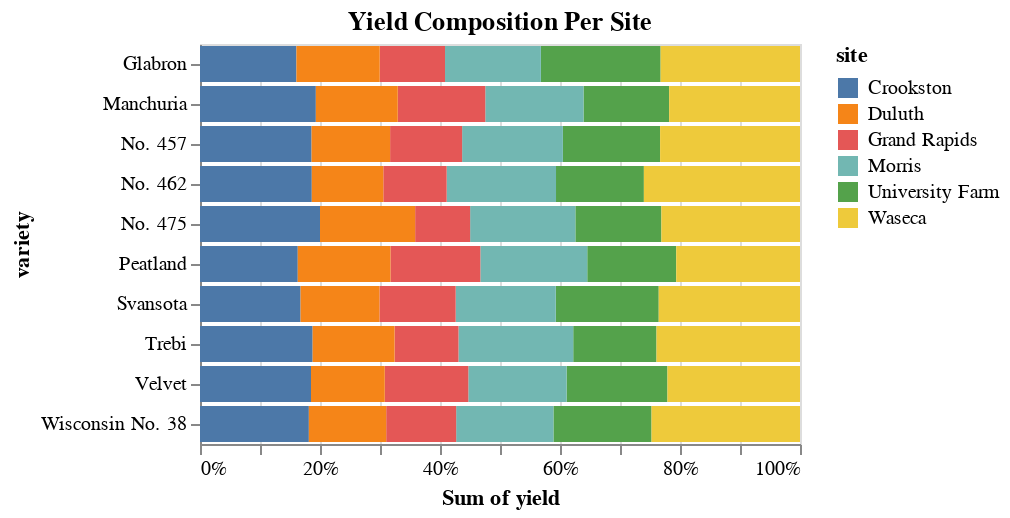

Write notebook code for a chart like this one.
### Code cell
title = alt.TitleParams('Yield Composition Per Site', anchor='middle')
alt.Chart(source, title=title).mark_bar().encode(
    x=alt.X('sum(yield)').stack("normalize"),
    y='variety',
    color='site'
)

### Figure 1 — Vega-Lite specification as saved in the notebook (floating-point values rounded to 4 significant figures)
{"config": {"view": {"continuousWidth": 300, "continuousHeight": 300}}, "data": {"name": "data-9cc0564cb5591205eeeca8d2429dd11b"}, "mark": {"type": "bar"}, "encoding": {"color": {"field": "site", "type": "nominal"}, "x": {"aggregate": "sum", "field": "yield", "stack": "normalize", "type": "quantitative"}, "y": {"field": "variety", "type": "nominal"}}, "title": {"text": "Yield Composition Per Site", "anchor": "middle"}, "$schema": "https://vega.github.io/schema/vega-lite/v5.20.1.json", "datasets": {"data-9cc0564cb5591205eeeca8d2429dd11b": [{"yield": 27.0, "variety": "Manchuria", "year": 1931, "site": "University Farm"}, {"yield": 48.87, "variety": "Manchuria", "year": 1931, "site": "Waseca"}, {"yield": 27.43, "variety": "Manchuria", "year": 1931, "site": "Morris"}, {"yield": 39.93, "variety": "Manchuria", "year": 1931, "site": "Crookston"}, {"yield": 32.97, "variety": "Manchuria", "year": 1931, "site": "Grand Rapids"}, {"yield": 28.97, "variety": "Manchuria", "year": 1931, "site": "Duluth"}, {"yield": 43.07, "variety": "Glabron", "year": 1931, "site": "University Farm"}, {"yield": 55.2, "variety": "Glabron", "year": 1931, "site": "Waseca"}, {"yield": 28.77, "variety": "Glabron", "year": 1931, "site": "Morris"}, {"yield": 38.13, "variety": "Glabron", "year": 1931, "site": "Crookston"}, {"yield": 29.13, "variety": "Glabron", "year": 1931, "site": "Grand Rapids"}, {"yield": 29.67, "variety": "Glabron", "year": 1931, "site": "Duluth"}, {"yield": 35.13, "variety": "Svansota", "year": 1931, "site": "University Farm"}, {"yield": 47.33, "variety": "Svansota", "year": 1931, "site": "Waseca"}, {"yield": 25.77, "variety": "Svansota", "year": 1931, "site": "Morris"}, {"yield": 40.47, "variety": "Svansota", "year": 1931, "site": "Crookston"}, {"yield": 29.67, "variety": "Svansota", "year": 1931, "site": "Grand Rapids"}, {"yield": 25.7, "variety": "Svansota", "year": 1931, "site": "Duluth"}, {"yield": 39.9, "variety": "Velvet", "year": 1931, "site": "University Farm"}, {"yield": 50.23, "variety": "Velvet", "year": 1931, "site": "Waseca"}, {"yield": 26.13, "variety": "Velvet", "year": 1931, "site": "Morris"}, {"yield": 41.33, "variety": "Velvet", "year": 1931, "site": "Crookston"}, {"yield": 23.03, "variety": "Velvet", "year": 1931, "site": "Grand Rapids"}, {"yield": 26.3, "variety": "Velvet", "year": 1931, "site": "Duluth"}, {"yield": 36.57, "variety": "Trebi", "year": 1931, "site": "University Farm"}, {"yield": 63.83, "variety": "Trebi", "year": 1931, "site": "Waseca"}, {"yield": 43.77, "variety": "Trebi", "year": 1931, "site": "Morris"}, {"yield": 46.93, "variety": "Trebi", "year": 1931, "site": "Crookston"}, {"yield": 29.77, "variety": "Trebi", "year": 1931, "site": "Grand Rapids"}, {"yield": 33.93, "variety": "Trebi", "year": 1931, "site": "Duluth"}, {"yield": 43.27, "variety": "No. 457", "year": 1931, "site": "University Farm"}, {"yield": 58.1, "variety": "No. 457", "year": 1931, "site": "Waseca"}, {"yield": 28.7, "variety": "No. 457", "year": 1931, "site": "Morris"}, {"yield": 45.67, "variety": "No. 457", "year": 1931, "site": "Crookston"}, {"yield": 32.17, "variety": "No. 457", "year": 1931, "site": "Grand Rapids"}, {"yield": 33.6, "variety": "No. 457", "year": 1931, "site": "Duluth"}, {"yield": 36.6, "variety": "No. 462", "year": 1931, "site": "University Farm"}, {"yield": 65.77, "variety": "No. 462", "year": 1931, "site": "Waseca"}, {"yield": 30.37, "variety": "No. 462", "year": 1931, "site": "Morris"}, {"yield": 48.57, "variety": "No. 462", "year": 1931, "site": "Crookston"}, {"yield": 24.93, "variety": "No. 462", "year": 1931, "site": "Grand Rapids"}, {"yield": 28.1, "variety": "No. 462", "year": 1931, "site": "Duluth"}, {"yield": 32.77, "variety": "Peatland", "year": 1931, "site": "University Farm"}, {"yield": 48.57, "variety": "Peatland", "year": 1931, "site": "Waseca"}, {"yield": 29.87, "variety": "Peatland", "year": 1931, "site": "Morris"}, {"yield": 41.6, "variety": "Peatland", "year": 1931, "site": "Crookston"}, {"yield": 34.7, "variety": "Peatland", "year": 1931, "site": "Grand Rapids"}, {"yield": 32.0, "variety": "Peatland", "year": 1931, "site": "Duluth"}, {"yield": 24.67, "variety": "No. 475", "year": 1931, "site": "University Farm"}, {"yield": 46.77, "variety": "No. 475", "year": 1931, "site": "Waseca"}, {"yield": 22.6, "variety": "No. 475", "year": 1931, "site": "Morris"}, {"yield": 44.1, "variety": "No. 475", "year": 1931, "site": "Crookston"}, {"yield": 19.7, "variety": "No. 475", "year": 1931, "site": "Grand Rapids"}, {"yield": 33.07, "variety": "No. 475", "year": 1931, "site": "Duluth"}, {"yield": 39.3, "variety": "Wisconsin No. 38", "year": 1931, "site": "University Farm"}, {"yield": 58.8, "variety": "Wisconsin No. 38", "year": 1931, "site": "Waseca"}, {"yield": 29.47, "variety": "Wisconsin No. 38", "year": 1931, "site": "Morris"}, {"yield": 49.87, "variety": "Wisconsin No. 38", "year": 1931, "site": "Crookston"}, {"yield": 34.47, "variety": "Wisconsin No. 38", "year": 1931, "site": "Grand Rapids"}, {"yield": 31.6, "variety": "Wisconsin No. 38", "year": 1931, "site": "Duluth"}, {"yield": 26.9, "variety": "Manchuria", "year": 1932, "site": "University Farm"}, {"yield": 33.47, "variety": "Manchuria", "year": 1932, "site": "Waseca"}, {"yield": 34.37, "variety": "Manchuria", "year": 1932, "site": "Morris"}, {"yield": 32.97, "variety": "Manchuria", "year": 1932, "site": "Crookston"}, {"yield": 22.13, "variety": "Manchuria", "year": 1932, "site": "Grand Rapids"}, {"yield": 22.57, "variety": "Manchuria", "year": 1932, "site": "Duluth"}, {"yield": 36.8, "variety": "Glabron", "year": 1932, "site": "University Farm"}, {"yield": 37.73, "variety": "Glabron", "year": 1932, "site": "Waseca"}, {"yield": 35.13, "variety": "Glabron", "year": 1932, "site": "Morris"}, {"yield": 26.17, "variety": "Glabron", "year": 1932, "site": "Crookston"}, {"yield": 14.43, "variety": "Glabron", "year": 1932, "site": "Grand Rapids"}, {"yield": 25.87, "variety": "Glabron", "year": 1932, "site": "Duluth"}, {"yield": 27.43, "variety": "Svansota", "year": 1932, "site": "University Farm"}, {"yield": 38.5, "variety": "Svansota", "year": 1932, "site": "Waseca"}, {"yield": 35.03, "variety": "Svansota", "year": 1932, "site": "Morris"}, {"yield": 20.63, "variety": "Svansota", "year": 1932, "site": "Crookston"}, {"yield": 16.63, "variety": "Svansota", "year": 1932, "site": "Grand Rapids"}, {"yield": 22.23, "variety": "Svansota", "year": 1932, "site": "Duluth"}, {"yield": 26.8, "variety": "Velvet", "year": 1932, "site": "University Farm"}, {"yield": 37.4, "variety": "Velvet", "year": 1932, "site": "Waseca"}, {"yield": 38.83, "variety": "Velvet", "year": 1932, "site": "Morris"}, {"yield": 32.07, "variety": "Velvet", "year": 1932, "site": "Crookston"}, {"yield": 32.23, "variety": "Velvet", "year": 1932, "site": "Grand Rapids"}, {"yield": 22.47, "variety": "Velvet", "year": 1932, "site": "Duluth"}, {"yield": 29.07, "variety": "Trebi", "year": 1932, "site": "University Farm"}, {"yield": 49.23, "variety": "Trebi", "year": 1932, "site": "Waseca"}, {"yield": 46.63, "variety": "Trebi", "year": 1932, "site": "Morris"}, {"yield": 41.83, "variety": "Trebi", "year": 1932, "site": "Crookston"}, {"yield": 20.63, "variety": "Trebi", "year": 1932, "site": "Grand Rapids"}, {"yield": 30.6, "variety": "Trebi", "year": 1932, "site": "Duluth"}, {"yield": 26.43, "variety": "No. 457", "year": 1932, "site": "University Farm"}, {"yield": 42.2, "variety": "No. 457", "year": 1932, "site": "Waseca"}, {"yield": 43.53, "variety": "No. 457", "year": 1932, "site": "Morris"}, {"yield": 34.33, "variety": "No. 457", "year": 1932, "site": "Crookston"}, {"yield": 19.47, "variety": "No. 457", "year": 1932, "site": "Grand Rapids"}, {"yield": 22.7, "variety": "No. 457", "year": 1932, "site": "Duluth"}, {"yield": 25.57, "variety": "No. 462", "year": 1932, "site": "University Farm"}, {"yield": 44.7, "variety": "No. 462", "year": 1932, "site": "Waseca"}, {"yield": 47.0, "variety": "No. 462", "year": 1932, "site": "Morris"}, {"yield": 30.53, "variety": "No. 462", "year": 1932, "site": "Crookston"}, {"yield": 19.9, "variety": "No. 462", "year": 1932, "site": "Grand Rapids"}, {"yield": 22.5, "variety": "No. 462", "year": 1932, "site": "Duluth"}, {"yield": 28.07, "variety": "Peatland", "year": 1932, "site": "University Farm"}, {"yield": 36.03, "variety": "Peatland", "year": 1932, "site": "Waseca"}, {"yield": 43.2, "variety": "Peatland", "year": 1932, "site": "Morris"}, {"yield": 25.23, "variety": "Peatland", "year": 1932, "site": "Crookston"}, {"yield": 26.77, "variety": "Peatland", "year": 1932, "site": "Grand Rapids"}, {"yield": 31.37, "variety": "Peatland", "year": 1932, "site": "Duluth"}, {"yield": 30.0, "variety": "No. 475", "year": 1932, "site": "University Farm"}, {"yield": 41.27, "variety": "No. 475", "year": 1932, "site": "Waseca"}, {"yield": 44.23, "variety": "No. 475", "year": 1932, "site": "Morris"}, {"yield": 32.13, "variety": "No. 475", "year": 1932, "site": "Crookston"}, {"yield": 15.23, "variety": "No. 475", "year": 1932, "site": "Grand Rapids"}, {"yield": 27.37, "variety": "No. 475", "year": 1932, "site": "Duluth"}, {"yield": 38.0, "variety": "Wisconsin No. 38", "year": 1932, "site": "University Farm"}, {"yield": 58.17, "variety": "Wisconsin No. 38", "year": 1932, "site": "Waseca"}, {"yield": 47.17, "variety": "Wisconsin No. 38", "year": 1932, "site": "Morris"}, {"yield": 35.9, "variety": "Wisconsin No. 38", "year": 1932, "site": "Crookston"}, {"yield": 20.67, "variety": "Wisconsin No. 38", "year": 1932, "site": "Grand Rapids"}, {"yield": 29.33, "variety": "Wisconsin No. 38", "year": 1932, "site": "Duluth"}]}}
